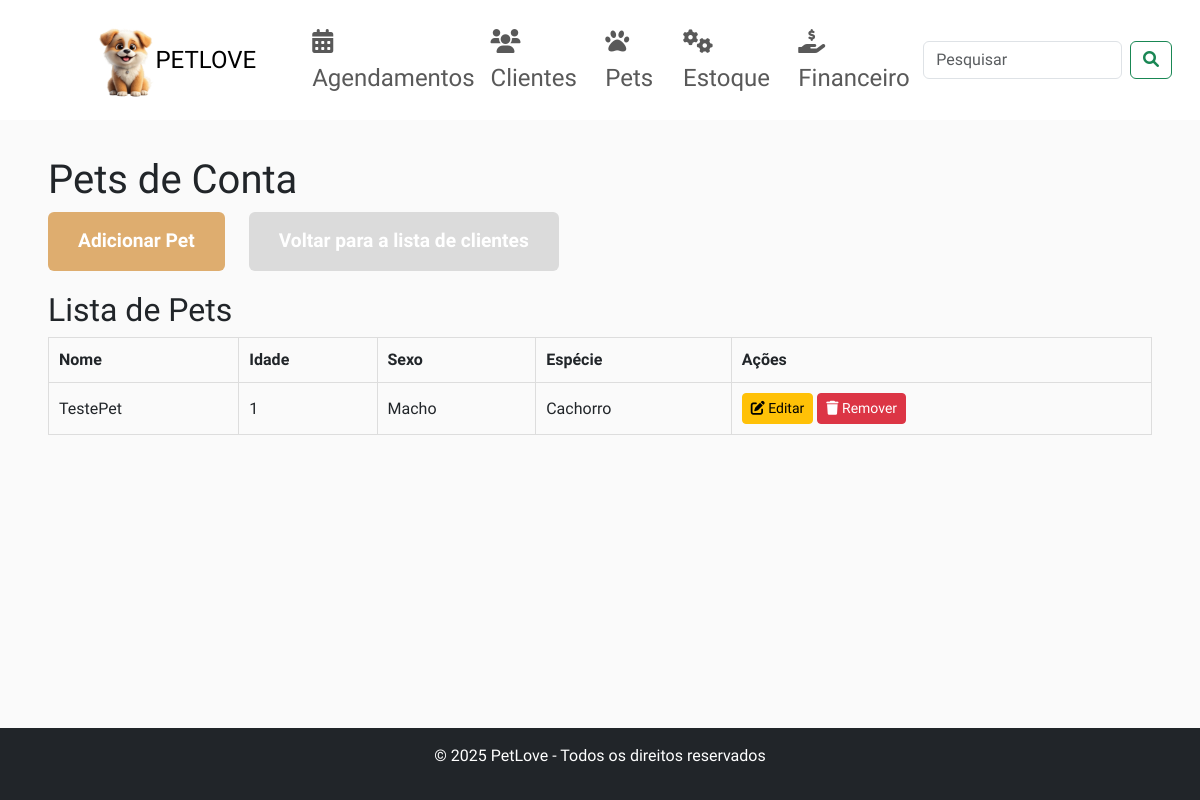
/clientes/10/pets, run on an earlier commit of the app's database.
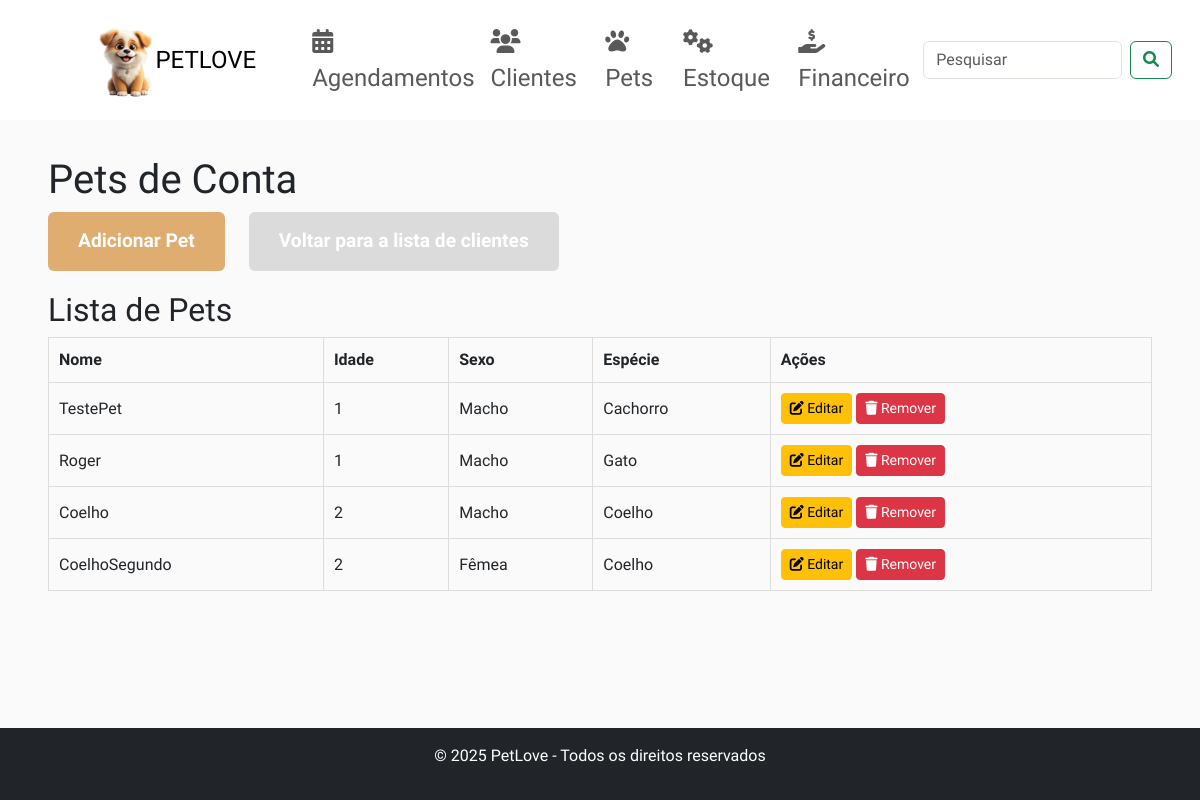
And on a later commit of the database.
### app.py (models this page shows, shortened)
class Pet(db.Model):
    __tablename__ = 'pet'
    id = db.Column(db.Integer, primary_key=True)
    nome = db.Column(db.String(80), nullable=False)
    idade = db.Column(db.Integer)
    sexo = db.Column(db.String(10))
    especie = db.Column(db.String(50))
    cliente_id = db.Column(db.Integer, db.ForeignKey('cliente.id'), nullable=False)
    foto = db.Column(db.String(120), nullable=True)
    cliente = db.relationship('Cliente', back_populates='pets')

### app.py (the view)
@app.route('/clientes/<int:cliente_id>/pets')
def ver_pets(cliente_id):
    cliente = Cliente.query.get_or_404(cliente_id)
    pets = Pet.query.filter_by(cliente_id=cliente_id).all()
    return render_template('ver_pets.html', cliente=cliente, pets=pets)

### app.py (called while the page is built)
@app.before_request
def create_tables():
    db.create_all()

### templates/ver_pets.html (shortened to what the changed rows need)
<!DOCTYPE html>
<html lang="pt-br">
<head>
    <link href="https://cdn.jsdelivr.net/npm/bootstrap@5.3.0-alpha1/dist/css/bootstrap.min.css" rel="stylesheet">
    <link href="https://cdnjs.cloudflare.com/ajax/libs/font-awesome/6.0.0/css/all.min.css" rel="stylesheet">
</head>
<body>
<div class="container-fluid content-container">
    <h1>Pets de {{ cliente.nome }}</h1>
    <h2>Lista de Pets</h2>
    <table>
        <thead>
            <tr>
                <th>Nome</th>
                <th>Idade</th>
                <th>Sexo</th>
                <th>Espécie</th>
                <th>Ações</th>
            </tr>
        </thead>
        <tbody>
            {% if pets %}
                {% for pet in pets %}
                    <tr>
                        <td>{{ pet.nome }}</td>
                        <td>{{ pet.idade }}</td>
                        <td>{{ pet.sexo }}</td>
                        <td>{{ pet.especie }}</td>
                        <td>
                            <a href="{{ url_for('editar_pet', id=pet.id) }}" class="btn btn-warning btn-sm">
                                <i class="fas fa-edit"></i> Editar
                            </a>
                            <form action="{{ url_for('remover_pet', id=pet.id) }}" method="POST" style="display:inline;">
                                <button type="submit" class="btn btn-danger btn-sm">
                                    <i class="fas fa-trash"></i> Remover
                                </button>
                            </form>
                        </td>
                    </tr>
                {% endfor %}
            {% else %}
                <tr>
                    <td colspan="6">Este cliente não possui pets registrados.</td>
                </tr>
            {% endif %}
        </tbody>
    </table>
</div>
</body>
</html>

What changed in the data, as far as the page shows it:
added Pet: nome "Roger", idade "1", sexo "Macho", especie "Gato"
added Pet: nome "Coelho", idade "2", sexo "Macho", especie "Coelho"
added Pet: nome "CoelhoSegundo", idade "2", sexo "Fêmea", especie "Coelho"
